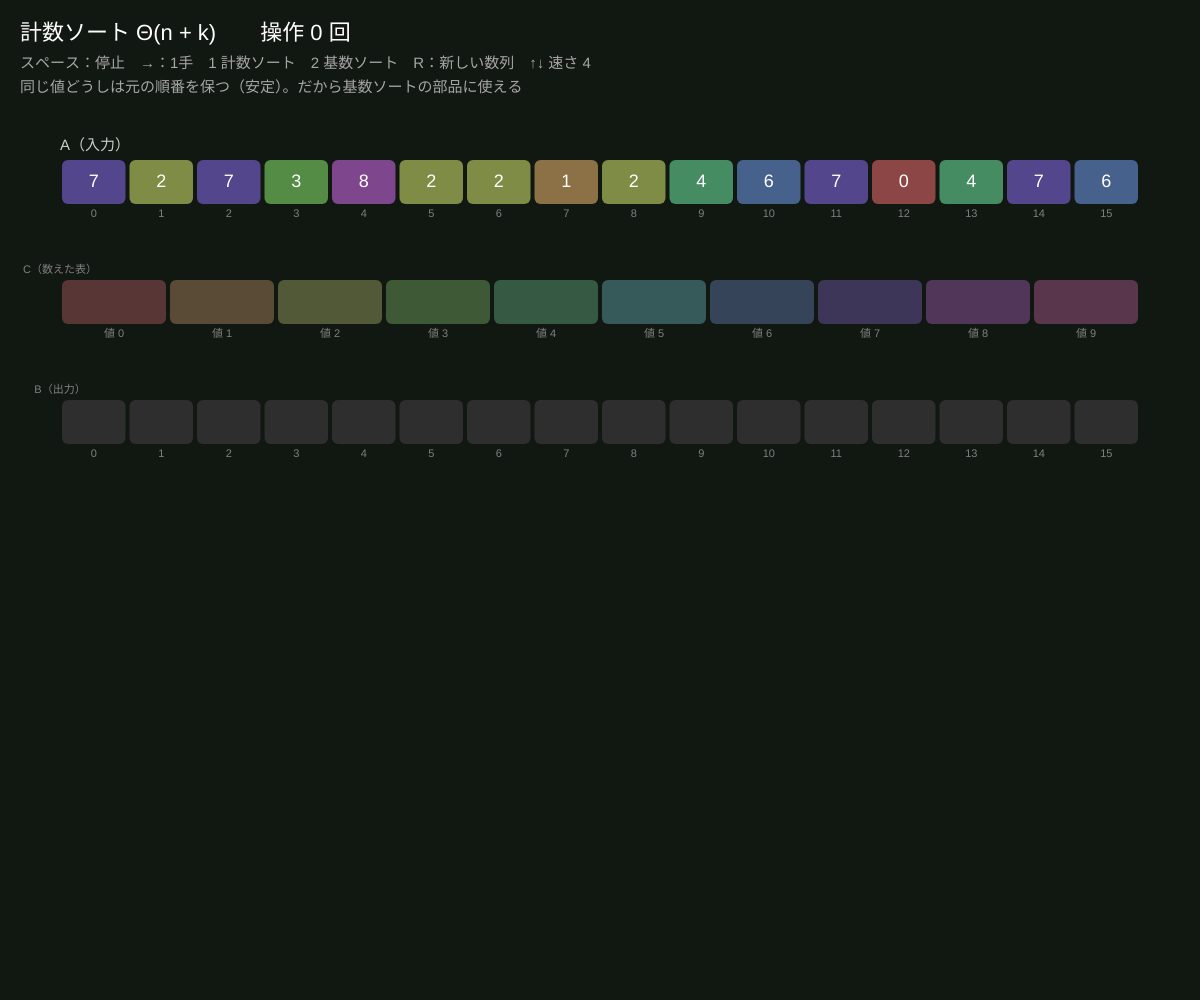
Frame 1 (no input)
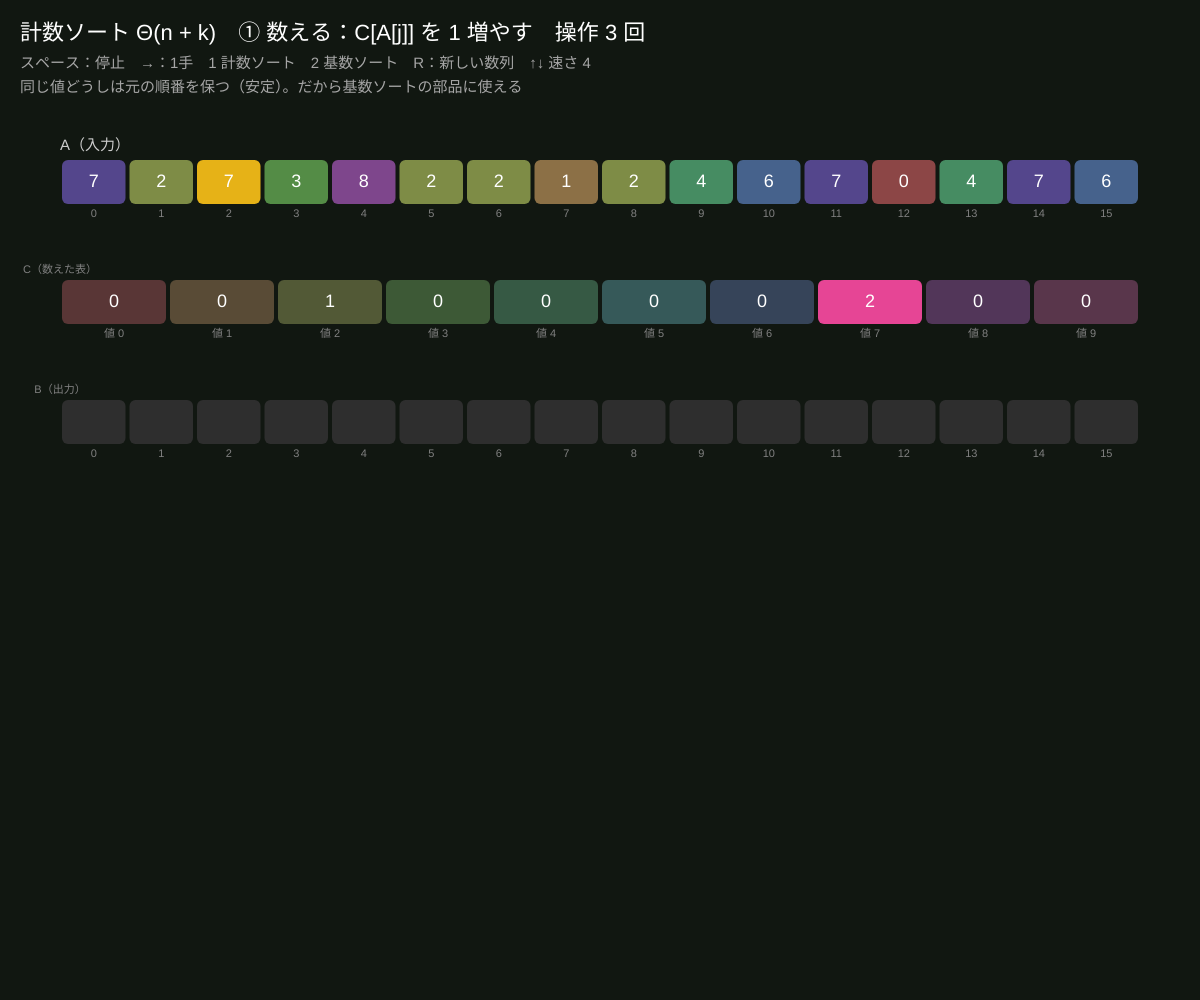
Frame 60 (no input)
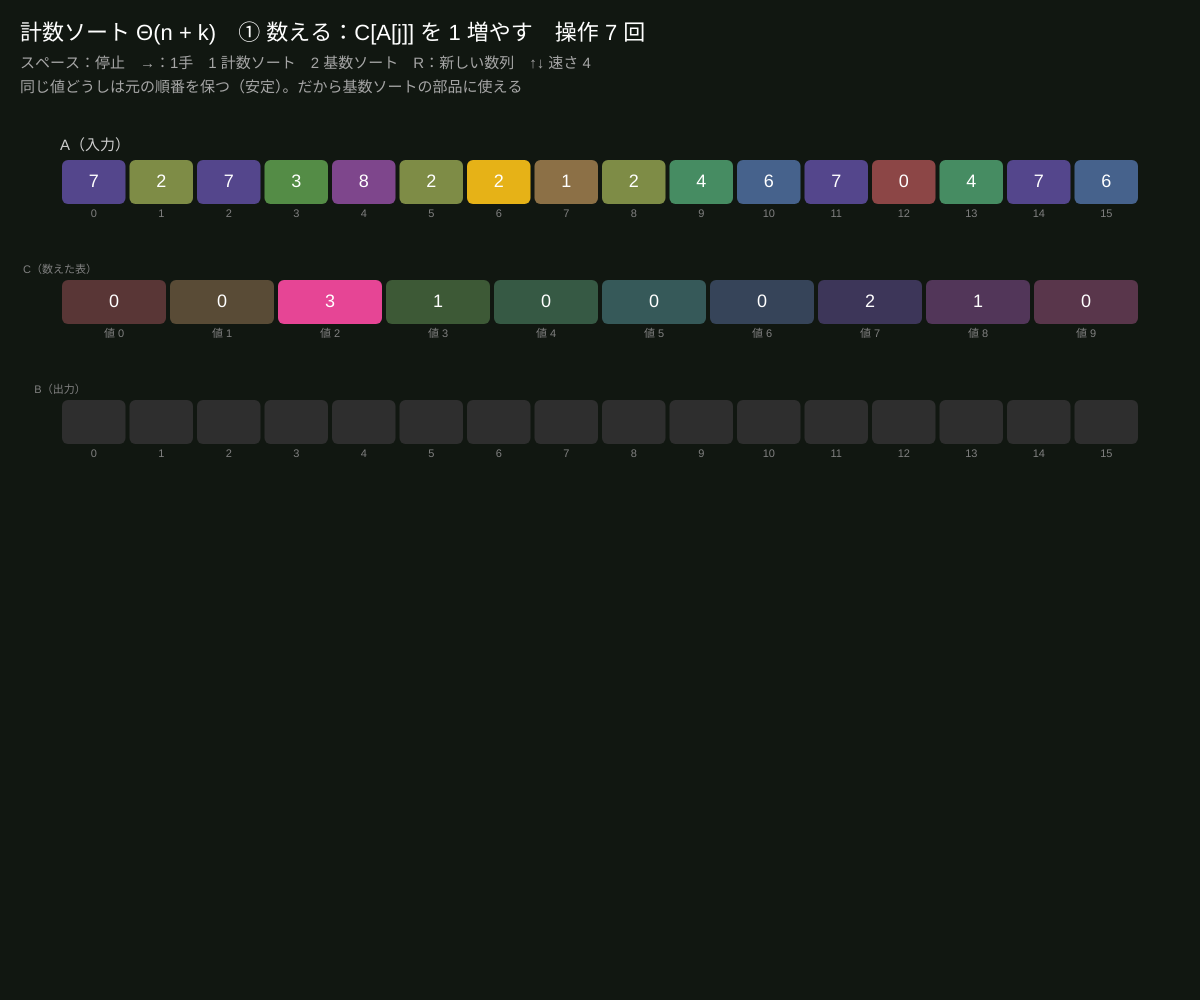
Frame 120 (the mouse pressed at the canvas centre since frame 60)

The p5.js sketch that drew these frames (run headless with seeded random() and noise() and a simulated clock; from frame 60 on, the mouse is pressed at the canvas centre):

// p5.js sketch
// ── sketch.js
// ============================================
// 10 計数ソートと基数ソート
// 比べずに並べる！ 値が 0〜k の整数なら「各値が何個あるか」を数えれば、置き場所が決まる（計数ソート）
// Θ(n + k) なので、09 の下界 n log n より速い（比較をしないから下界が当てはまらない）
// 基数ソート：3 けたの数を「1 の位 → 10 の位 → 100 の位」の順に、安定な計数ソートで並べる
// スペース：再生／停止　→：1 手　1：計数ソート　2：基数ソート　R：新しい数列　↑↓ 速さ
// ============================================

let n = 16, k = 9;        // ★ 計数ソートの個数と最大値
let speed = 4;
let algo = 1, A = [], C = [], Bout = [], gen, playing = true, acc = 0, done = false, ops = 0;
let hl = { a: -1, c: -1, b: -1 }, phase = '', digitPos = 0, buckets = [];

function setup() {
  createCanvas(windowWidth, windowHeight);
  colorMode(HSB, 360, 100, 100, 100);
  reset();
}

function reset() {
  A = [];
  for (let i = 0; i < n; i++) A.push(algo === 1 ? floor(random(k + 1)) : floor(random(100, 1000)));
  C = []; Bout = new Array(n).fill(null); buckets = []; ops = 0; done = false; hl = { a: -1, c: -1, b: -1 };
  gen = algo === 1 ? countingSort() : radixSort();
}

// 計数ソート：数える → 累積する → 後ろから置く
function* countingSort() {
  C = new Array(k + 1).fill(0);
  phase = '① 数える：C[A[j]] を 1 増やす';
  for (let j = 0; j < A.length; j++) { C[A[j]]++; ops++; hl = { a: j, c: A[j], b: -1 }; yield; }
  phase = '② 足し合わせる：C[i] = 「i 以下の個数」';
  for (let i = 1; i <= k; i++) { C[i] += C[i - 1]; ops++; hl = { a: -1, c: i, b: -1 }; yield; }
  phase = '③ 右から順に、C[A[j]] 番目に置く（安定）';
  for (let j = A.length - 1; j >= 0; j--) {
    C[A[j]]--; Bout[C[A[j]]] = A[j]; ops++;
    hl = { a: j, c: A[j], b: C[A[j]] }; yield;
  }
  phase = '完成！'; done = true; hl = { a: -1, c: -1, b: -1 };
}

// 基数ソート（各けたは 10 個のバケツで安定に分ける）
function* radixSort() {
  for (digitPos = 0; digitPos < 3; digitPos++) {
    let pw = Math.pow(10, digitPos);
    phase = ['1', '10', '100'][digitPos] + ' の位で分ける';
    buckets = Array.from({ length: 10 }, () => []);
    for (let j = 0; j < A.length; j++) { buckets[floor(A[j] / pw) % 10].push(A[j]); ops++; hl = { a: j, c: floor(A[j] / pw) % 10, b: -1 }; yield; }
    phase = ['1', '10', '100'][digitPos] + ' の位の順に集める（同じけたなら前の順番のまま）';
    let out = [];
    for (let d = 0; d < 10; d++) for (let v of buckets[d]) { out.push(v); ops++; }
    A = out; hl = { a: -1, c: -1, b: -1 }; yield; yield;
    buckets = [];
  }
  phase = '完成！'; done = true;
}

function advance() { if (!done) gen.next(); }

function cell(x, y, w, h, v, c, label) {
  noStroke(); fill(c); rect(x + 2, y, w - 4, h, 6);
  fill(0, 0, 100); textAlign(CENTER, CENTER); textSize(min(18, w * 0.4)); text(v === null || v === undefined ? '' : v, x + w / 2, y + h / 2);
  if (label !== undefined) { fill(0, 0, 50); textSize(11); text(label, x + w / 2, y + h + 10); }
}

function draw() {
  background(120, 25, 9);
  if (playing && !done) { acc += speed / 60; while (acc >= 1) { advance(); acc--; } }
  let L = 60, W = width - 120;
  if (algo === 1) {
    let w = W / max(1, A.length);
    fill(0, 0, 80); noStroke(); textAlign(LEFT, BASELINE); textSize(15);
    text('A（入力）', L, 150);
    for (let j = 0; j < A.length; j++) cell(L + j * w, 160, w, 44, A[j], j === hl.a ? color(45, 90, 90) : color(A[j] * 36, 50, 55), j);
    text('C（数えた表）', L, 270);
    let cw = W / (k + 1);
    for (let i = 0; i <= k; i++) cell(L + i * cw, 280, cw, 44, C.length ? C[i] : '', i === hl.c ? color(330, 70, 90) : color(i * 36, 40, 35), '値 ' + i);
    text('B（出力）', L, 390);
    for (let j = 0; j < Bout.length; j++) cell(L + j * w, 400, w, 44, Bout[j], j === hl.b ? color(140, 80, 85) : Bout[j] === null ? color(0, 0, 18) : color(Bout[j] * 36, 50, 55), j);
    if (hl.a >= 0 && hl.b >= 0) { stroke(140, 80, 100); strokeWeight(2); line(L + hl.a * w + w / 2, 204, L + hl.b * w + w / 2, 400); }
  } else {
    let w = W / max(1, A.length);
    fill(0, 0, 80); noStroke(); textAlign(LEFT, BASELINE); textSize(15);
    text('A（いまの並び）', L, 150);
    for (let j = 0; j < A.length; j++) {
      let s = String(A[j]);
      noStroke(); fill(j === hl.a ? color(45, 90, 90) : color(200, 30, 35)); rect(L + j * w + 2, 160, w - 4, 44, 6);
      textAlign(CENTER, CENTER); textSize(min(18, w * 0.32));
      for (let q = 0; q < 3; q++) { fill(2 - q === digitPos && !done ? color(45, 90, 100) : color(0, 0, 95)); text(s[q], L + j * w + w / 2 + (q - 1) * w * 0.22, 182); }
    }
    text('', L, 260);
    let bw = W / 10;
    for (let d = 0; d < 10; d++) {
      noStroke(); fill(d === hl.c ? color(330, 60, 50) : color(200, 20, 20)); rect(L + d * bw + 4, 250, bw - 8, height - 400, 8);
      fill(0, 0, 80); textAlign(CENTER, TOP); textSize(16); text(d, L + d * bw + bw / 2, 256);
      if (buckets[d]) for (let i = 0; i < buckets[d].length; i++) { fill(0, 0, 95); textSize(15); text(buckets[d][i], L + d * bw + bw / 2, 286 + i * 22); }
    }
  }
  noStroke(); fill(0, 0, 100); textAlign(LEFT, BASELINE); textSize(22);
  text((algo === 1 ? '計数ソート Θ(n + k)' : '基数ソート Θ(d(n + 10))') + '　' + phase + '　操作 ' + ops + ' 回', 20, 40);
  fill(0, 0, 65); textSize(15);
  text('スペース：' + (playing ? '停止' : '再生') + '　→：1手　1 計数ソート　2 基数ソート　R：新しい数列　↑↓ 速さ ' + speed, 20, 68);
  text(algo === 1 ? '同じ値どうしは元の順番を保つ（安定）。だから基数ソートの部品に使える' : '下の位から並べるのがポイント。上の位から並べると、前の結果が崩れてしまう', 20, 92);
}

function keyPressed() {
  if (key === ' ') playing = !playing;
  if (key === RIGHT_ARROW) { playing = false; advance(); }
  if (key === '1' || key === '2') { algo = int(key); reset(); }
  if (key === 'r' || key === 'R') reset();
  if (key === UP_ARROW) speed = min(120, speed * 2);
  if (key === DOWN_ARROW) speed = max(1, speed / 2);
}
function windowResized() { resizeCanvas(windowWidth, windowHeight); }

// ---------- やってみよう ----------
// 1. k を 99 にすると表 C が大きくなる。k が n よりずっと大きいと計数ソートは得か？
// 2. ③ を「左から」にすると安定でなくなる。同じ値に色をつけて確かめよう
// 3. 基数ソートを上の位（100 の位）から始めると、どうなる？
